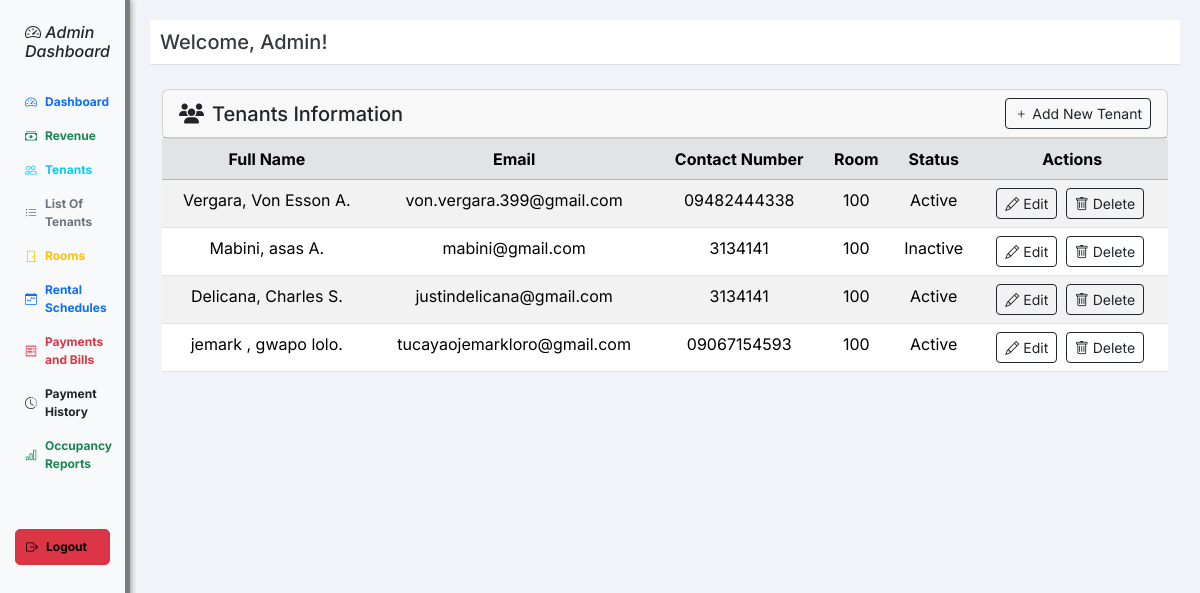
/admin/tenants.php, run on the app's committed database.
### tables this page shows
CREATE TABLE `tenant` (
  `tenant_id` int(11) NOT NULL,
  `firstname` varchar(255) NOT NULL,
  `lastname` varchar(255) NOT NULL,
  `mi` varchar(10) NOT NULL,
  `contactno` varchar(20) NOT NULL,
  `email` varchar(255) NOT NULL,
  `account_created` timestamp NOT NULL DEFAULT current_timestamp() ON UPDATE current_timestamp(),
  `status` varchar(100) DEFAULT NULL,
  `room_id` int(11) DEFAULT NULL
);

CREATE TABLE `room` (
  `room_id` int(11) NOT NULL,
  `roomnumber` varchar(100) NOT NULL,
  `capacity` varchar(100) NOT NULL,
  `price` varchar(100) NOT NULL,
  `status` varchar(100) NOT NULL,
  `photo` varchar(100) NOT NULL
);

### admin/tenants.php (the view, shortened to what this page needs)
<!DOCTYPE html>
<html lang="en">
<head>
  <link href="https://cdn.jsdelivr.net/npm/bootstrap@5.3.1/dist/css/bootstrap.min.css" rel="stylesheet"/>
  <link rel="stylesheet" href="https://cdn.jsdelivr.net/npm/bootstrap-icons@1.11.3/font/bootstrap-icons.css">
  <link rel="stylesheet" href="https://cdnjs.cloudflare.com/ajax/libs/font-awesome/6.4.0/css/all.min.css">
</head>
<body>
  <div class="d-flex">
    <nav class="sidebar">
      <h3 class="text-dark" style="font-size: 1.1rem;"><a href="dashboard.php" style="text-decoration: none; color: inherit;"> <strong>
           <h6> <i class="bi bi-speedometer2">
              Admin Dashboard</i> </h6>
          </strong></a></h3>
      <a href="dashboard.php" class="d-flex align-items-center gap-2 fw-bold text-primary">
        <i class="bi bi-speedometer2"></i> Dashboard
      </a>
      <a href="revenue.php" class="d-flex align-items-center gap-2 fw-bold text-success">
        <i class="bi bi-cash-stack"></i> Revenue
      </a>
      <a href="tenants.php" class="d-flex align-items-center gap-2 fw-bold text-info ">
        <i class="bi bi-people"></i> Tenants
      </a>
      <a href="tenantlist.php" class="d-flex align-items-center gap-2 fw-bold text-secondary" >
        <i class="bi bi-list-ul"></i> List Of Tenants
      </a>
      <a href="rooms.php" class="d-flex align-items-center gap-2 fw-bold text-warning">
        <i class="bi bi-door-closed"></i> Rooms
      </a>
      <a href="rentalsched.php" class="d-flex align-items-center gap-2 fw-bold text-primary">
        <i class="bi bi-calendar-week"></i> Rental Schedules
      </a>
      <a href="bills_payment.php" class="d-flex align-items-center gap-2 fw-bold text-danger">
        <i class="bi bi-receipt"></i> Payments and Bills
      </a>
      <a href="payment_history.php" class="d-flex align-items-center gap-2 fw-bold text-dark">
        <i class="bi bi-clock-history"></i> Payment History
      </a>
      <a href="occupancy.php" class="d-flex align-items-center gap-2 fw-bold text-success">
        <i class="bi bi-bar-chart"></i> Occupancy Reports
      </a>
      <a href="logout.php" class="mt-5 btn btn-danger btn-sm d-flex align-items-center gap-2 fw-bold" onclick="return confirm('Are you sure you want to logout?')">
        <i class="bi bi-box-arrow-right"></i> Logout
      </a>
    </nav>
      <div class="content">
        <div class="header">
          <h1>Welcome, Admin!</h1>
        </div>
        <div class="container mt-4">
          <div class="row">
            <div class="col-12">
              <div class="card">
                <div class="card-header d-flex justify-content-between align-items-center">
                  <h5 class="mb-0"><i class="fas fa-users me-2"></i>Tenants Information</h5>
                  <button class="btn btn-outline-dark btn-sm" data-bs-toggle="modal" data-bs-target="#addTenantModal">
                    <i class="bi bi-plus  me-1"></i>Add New Tenant
                  </button>
                </div>
              </div>
              <div class="card-body">
                <div class="table-responsive">
                  <table class="table table-hover table-striped text-center">
                    <thead class="table-secondary ">
                      <tr>
                        <th scope="col">Full Name</th>
                        <th scope="col">Email</th>
                        <th scope="col">Contact Number</th>
                        <th scope="col">Room</th>
                        <th scope="col">Status</th>
                        <th scope="col">Actions</th>
                      </tr>
                    </thead>
                    <tbody>
                      <?php
                      include('../conn.php');
                      $data = mysqli_query($conn, "SELECT  tenant.*, room.roomnumber FROM tenant LEFT JOIN room ON tenant.room_id = room.room_id");
                      while ($display = mysqli_fetch_array($data)) {
                      ?>
                        <tr>
                          <td><?php echo $display['lastname'] . ', ' . $display['firstname'] . ' ' . $display['mi'] . '.'; ?></td>
                          <td><?php echo $display['email']; ?></td>
                          <td><?php echo $display['contactno']; ?></td>
                          <td><?php echo $display['roomnumber'] ? $display['roomnumber'] : 'No Room Assigned'; ?></td>
                          <td><?php echo $display['status']; ?></td>
                          <td>
                            <button
                              class="btn btn-sm btn-outline-dark me-1" data-bs-toggle="modal" data-bs-target="#editModal<?php echo $display['tenant_id']; ?>">
                              <i class="bi bi-pencil"></i> Edit
                            </button>
                            <button
                              class="btn btn-sm btn-outline-dark me-1" data-bs-toggle="modal" data-bs-target="#deleteModal<?php echo $display['tenant_id']; ?>">
                              <i class="bi bi-trash"></i> Delete
                            </button>
                        </tr>
                      <?php
                      }
                      ?>
                    </tbody>
                  </table>
                </div>
              </div>
            </div>
          </div>
        </div>
      </div>
    </div>
  </body>
  </html>

### admin/tenants.php (style rules this page uses)
body { font-family: 'Inter', system-ui, -apple-system, 'Segoe UI', sans-serif; background: #f0f4f8; }
.sidebar { height: 100vh; width: 130px; background-color: #f8f9fa; padding: 15px; border-right: 5px solid rgba(0, 0, 0, 0.5); box-shadow: 2px 0 5px rgba(0, 0, 0, 0.3); }
.sidebar a { color: #343a40; text-decoration: none; padding: 8px 10px; display: block; border-radius: 5px; font-size: 0.75rem; transition: background-color 0.3s; }
.content { padding: 20px; flex-grow: 1; }
.header { background-color: #ffffff; padding: 10px; border-bottom: 1px solid #dee2e6; }
.header h1 { margin: 0; font-size: 1.25rem; color: #343a40; }
.d-flex .sidebar a { color: black; }

### data on the page
tenant: lastname "Vergara", firstname "Von Esson", mi "A", email "von.vergara.399@gmail.com", contactno "09482444338", room.roomnumber "100", status "Active"
tenant: lastname "Mabini", firstname "asas", mi "A", email "mabini@gmail.com", contactno "3134141", room.roomnumber "100", status "Inactive"
tenant: lastname "Delicana", firstname "Charles", mi "S", email "justindelicana@gmail.com", contactno "3134141", room.roomnumber "100", status "Active"
tenant: lastname "jemark", firstname "gwapo", mi "lolo", email "tucayaojemarkloro@gmail.com", contactno "09067154593", room.roomnumber "100", status "Active"
